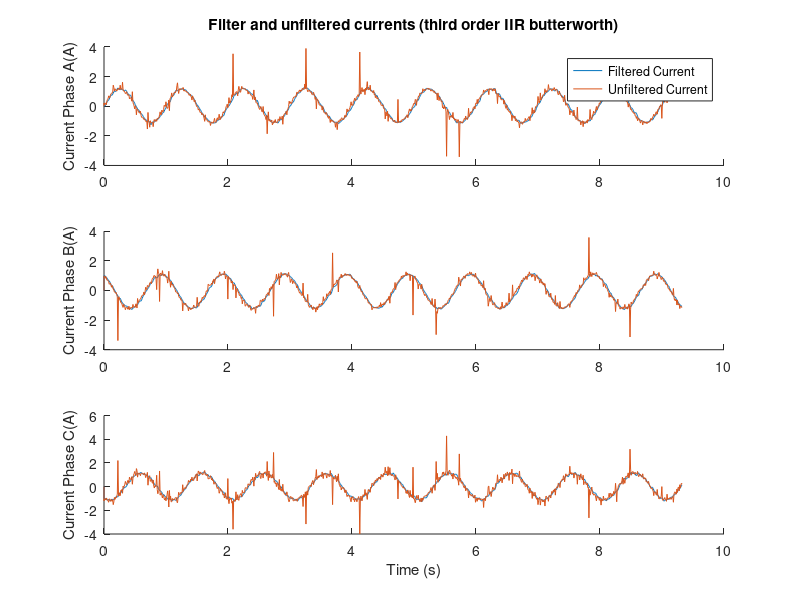
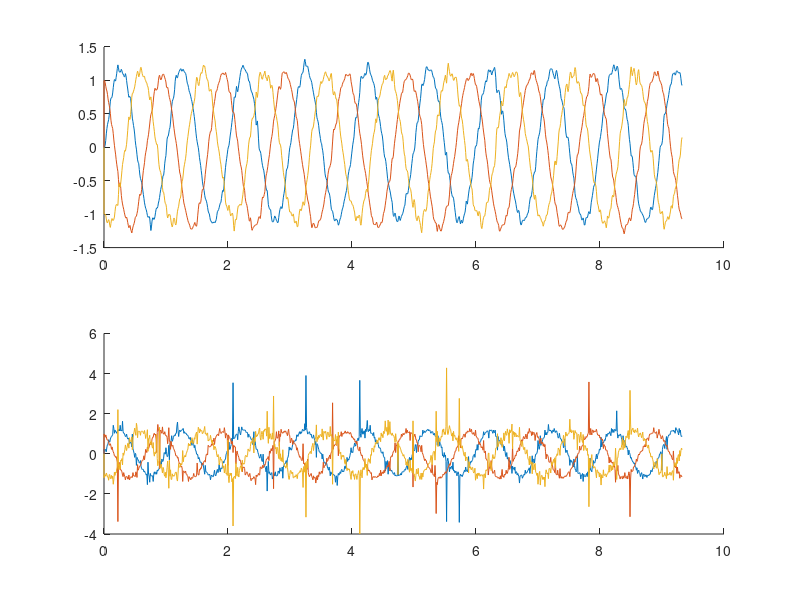
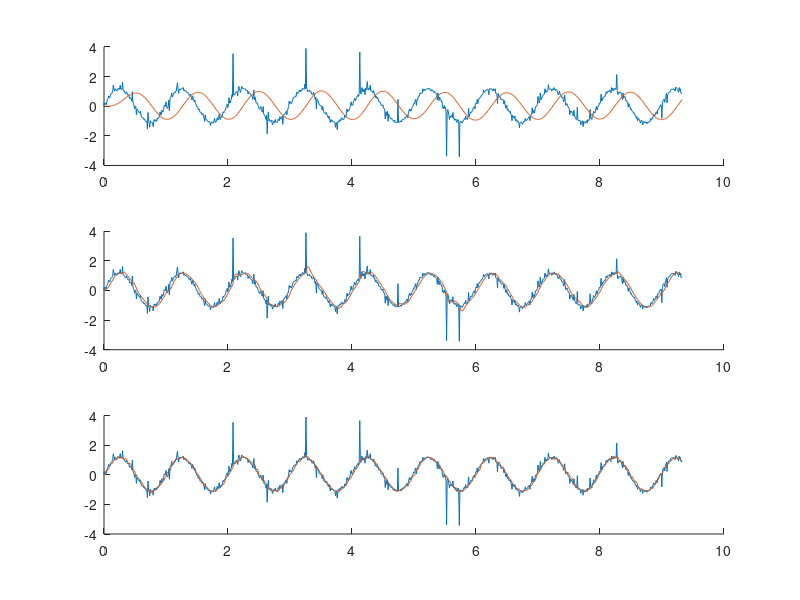
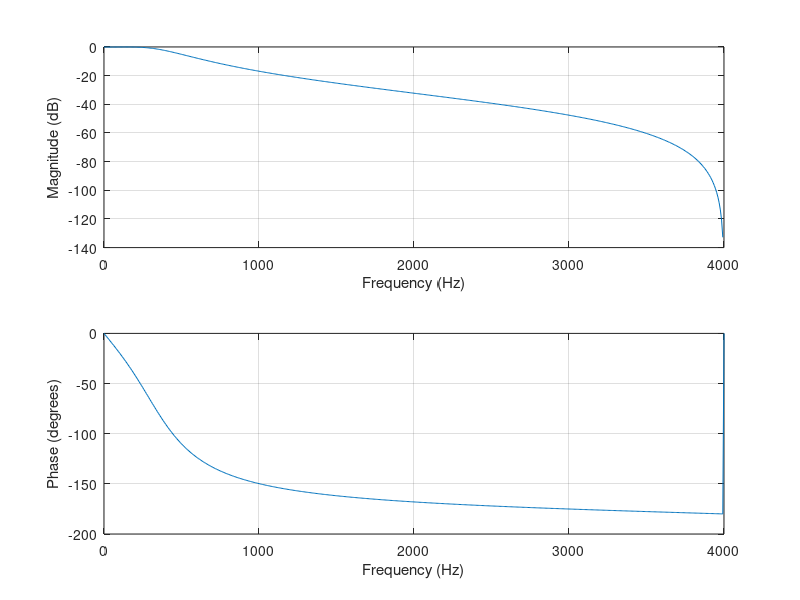

Recreate these plots in MATLAB, in order.
%Load CSV and plot data
pkg load control
pkg load signal
close all

function output = FilterHandmade (input,a,b)
      
      output = zeros(length(input),1);
      buffer_in = zeros(length(b),1);
      buffer_out = zeros(length(a),1);
      for j = 1:length(input)
        num_aux = 0;
        den_aux = 0;
        for i = 1:length(buffer_in)-1
          num_aux += b(i+1)*buffer_in(i);
          den_aux += a(i+1)*buffer_out(i);
        endfor
        num_aux += b(1)*input(1);
        out_aux = 1/a(1)*(num_aux - den_aux);
        for i = length(buffer_in):-1:2
          buffer_in(i) = buffer_in(i-1);
          buffer_out(i) = buffer_out(i-1);
        endfor
        buffer_in(1) = input(j);
        buffer_out(1) = out_aux;
        output(j) = out_aux;
      endfor
      return 
endfunction


Filter_10 = csvread("Filter_10.csv");
Frequency = 10;
TimeFrame = Filter_10(:,1)*10e-6;

figure(1);
subplot(3,1,1);hold on;
title("Filter and unfiltered currents (third order IIR butterworth)");
ylabel("Current Phase A(A)");
plot(TimeFrame,Filter_10(:,2),"displayname","Filtered Current");
hold on;
plot(TimeFrame,Filter_10(:,9),"displayname","Unfiltered Current");
legend("show");

subplot(3,1,2);hold on;
ylabel("Current Phase B(A)");
plot(TimeFrame,Filter_10(:,3));
plot(TimeFrame,Filter_10(:,8));
subplot(3,1,3);hold on;
ylabel("Current Phase C(A)");
plot(TimeFrame,Filter_10(:,4));
plot(TimeFrame,Filter_10(:,7));
xlabel("Time (s)");


figure(8);hold on;
plot(TimeFrame(100:200),Filter_10(100:200,4));
plot(TimeFrame(100:200),Filter_10(100:200,7));


figure(2);

subplot(2,1,1);hold on;
plot(TimeFrame,Filter_10(:,2));
plot(TimeFrame,Filter_10(:,3));
plot(TimeFrame,Filter_10(:,4));
subplot(2,1,2);hold on;
plot(TimeFrame,Filter_10(:,9));
plot(TimeFrame,Filter_10(:,8));
plot(TimeFrame,Filter_10(:,7));

%Test filter 
[b,a] = butter (3, 100/4000);
%a(1:4) = [1.000000000000,-2.842960524202,2.698010527552,-0.854601442430];
%b(1:4) = [0.000056070115,0.000168210345,0.000168210345,0.000056070115];
%TestFilter = filter(b,a,Filter_10(:,9));
[b1,a1] = cheby1(2,0.07,200/4000);
TestFilter1 = filter(b1,a1,Filter_10(:,9));
TestFilter = FilterHandmade(Filter_10(:,9),a,b);

figure(3);

subplot(3,1,1);hold on;
plot(TimeFrame,Filter_10(:,9));
plot(TimeFrame,TestFilter);
subplot(3,1,2);hold on;
plot(TimeFrame,Filter_10(:,9));
plot(TimeFrame,TestFilter1);
subplot(3,1,3);hold on;
plot(TimeFrame,Filter_10(:,9));
plot(TimeFrame,Filter_10(:,2));

%Filter Design
figure(4);
freqz(b1,a1,[],8000);
figure(5);
freqz(b,a,[],8000);

%FilterValue_10 = H(find(W == Frequency));
%FilterGain_10hz = abs(FilterValue_10)
%PhaseShift_10hz = angle(FilterValue_10)*180/pi

%FFT Analysis
figure(6);
hold on;
FFT_10 = fft(Filter_10(:,9));
plot(abs(FFT_10(1:500)))
FFT_10_Filt = fft(Filter_10(:,2));
plot(abs(FFT_10_Filt(1:500)))

figure(7);
clf
hold on;
subplot(2,3,1);
plot(TimeFrame,Filter_10(:,9)-Filter_10(:,2));
subplot(2,3,2);
plot(TimeFrame,Filter_10(:,9)-TestFilter);
subplot(2,3,3);
plot(TimeFrame,Filter_10(:,9)-TestFilter1);
subplot(2,3,4);
hist(Filter_10(:,9)-Filter_10(:,2),500);
subplot(2,3,5);
hist(Filter_10(:,9)-TestFilter,500);
subplot(2,3,6);
hist(Filter_10(:,9)-TestFilter1,500);



